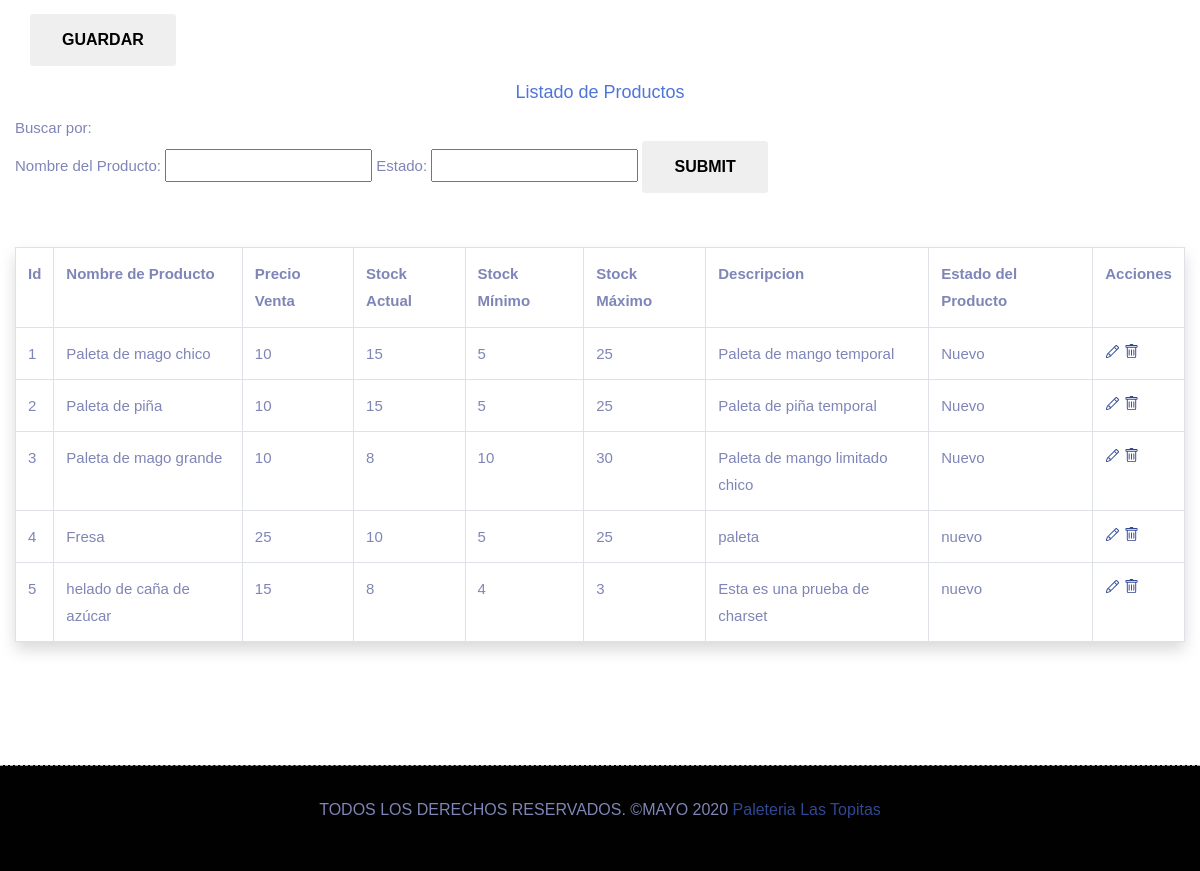
The app's page /productoEm.php (signed in, lower part), older data.
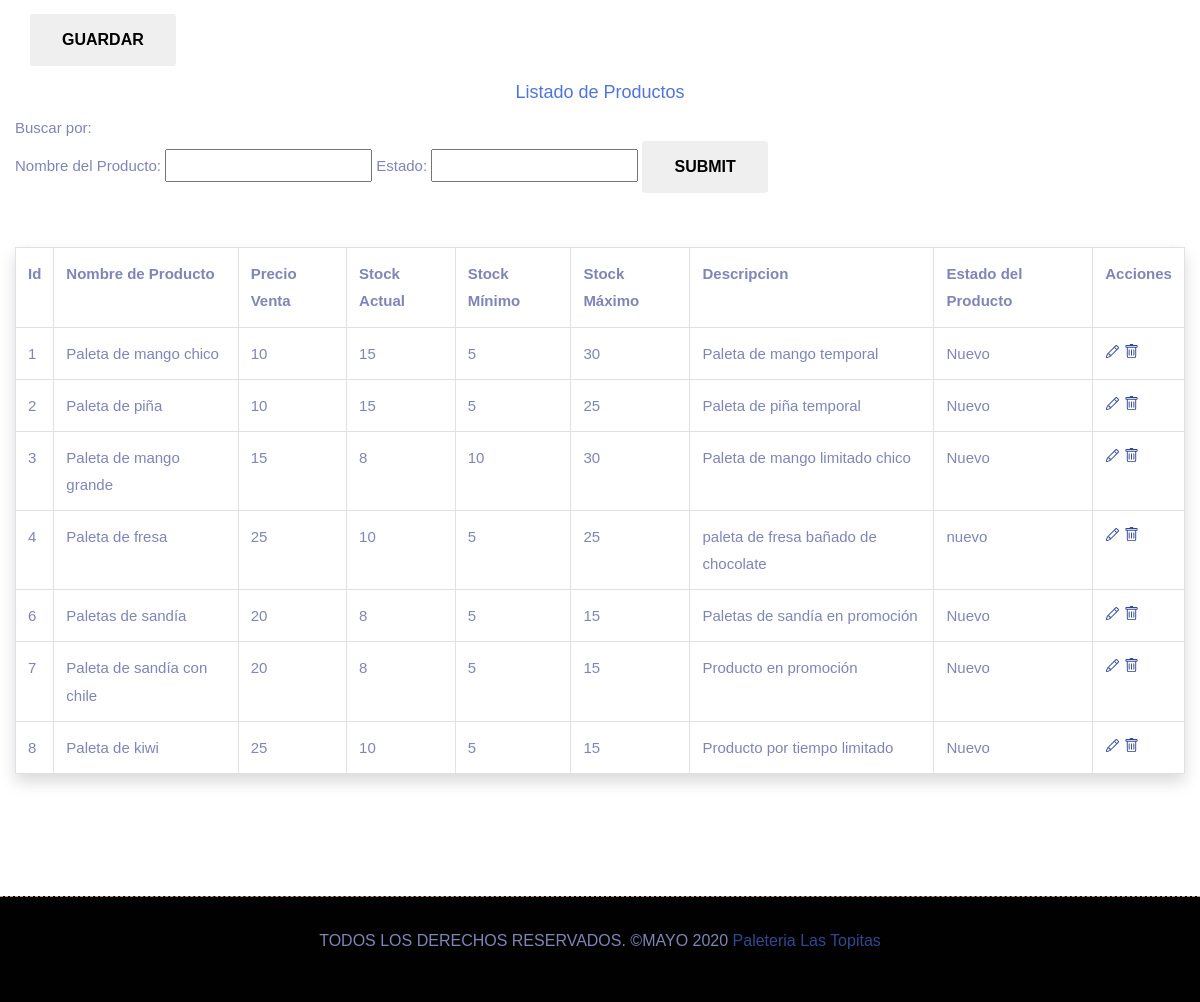
The same page, newer data.
### tables this page shows
CREATE TABLE `producto` (
  `idProducto` int(11) NOT NULL,
  `nombre` varchar(50) DEFAULT NULL,
  `precioVenta` int(5) DEFAULT NULL,
  `costoCompra` int(4) DEFAULT NULL,
  `stockActual` int(4) DEFAULT NULL,
  `stockMinimo` int(4) DEFAULT NULL,
  `stockMaximo` int(4) DEFAULT NULL,
  `descripcion` varchar(100) DEFAULT NULL,
  `estado` varchar(50) DEFAULT NULL
);

### views/productoEm.view.php (the view, shortened to what this page needs)
<!DOCTYPE html>
<html lang="en">
<head>
    <link rel="stylesheet" href="../css/bootstrap.min.css">
    <link rel="stylesheet" href="../css/style.css">
  <link rel="stylesheet" href="../css/responsive.css">
</head>
<body>
<br></br>
<br></br>
<div class="container-fluid ">
 <form method="post">
    <div class="form-group">
       <?php
        if(isset($_GET['editar']))
         {
       ?>
       <div class="col-12">
          <button type="submit" class="btn btncamf" name="actualizar">Actualizar</button>
         </div>
      <?php
     }
     else
     {
      ?>
      <div class="col-12">
        <button type="submit" class="btn btncamf" name="guardar">Guardar</button>
      </div>
      <?php
     }
     ?>
    </div>
 </form>
 <?php
include_once '../Cruds/Db.php';
if(isset($_POST['nombre']) or isset($_POST['estado']))
{
  $nombre = $_POST['nombre'];
  $estado = $_POST['estado'];
  if ($nombre<>""){
    $nombre= "'%" . $nombre. "%'";
    $filtro= "SELECT * FROM producto WHERE nombre like " . $nombre. "order by nombre";
  }elseif($estado<>""){
    $estado= "'%" . $estado. "%'";
    $filtro= "SELECT * FROM producto WHERE estado like " . $estado. "order by estado";
  }else{
    $filtro="SELECT * FROM producto order by nombre";
  }
}else{
  $filtro="SELECT * FROM producto order by idProducto";
}
    $SQL = $MySQLiconn->query($filtro);
?>
 <h3 class="textoTa text-center">Listado de Productos</h3>
 <div class="control-label tamla">
    Buscar por:
    <form method='post' action ='<?php echo $_SERVER["PHP_SELF"];?>'>
        Nombre del Producto:
        <input type='text' name ='nombre'>
	      Estado:
        <input type='text' name ='estado'>
        <input type='submit' class="btn btncamf">
    </form>
</div><BR></BR>
 <table class="table table-hover table-bordered shadow p-3 mb-5 bg-white rounded">
   <tr class="tabTit">
       <th>Id</th>
       <th>Nombre de Producto</th>
       <th>Precio Venta</th>
       <th>Stock Actual</th>
       <th>Stock Mínimo</th>
       <th>Stock Máximo</th>
       <th>Descripcion</th>
       <th>Estado del Producto</th>
       <th>Acciones</th>
    </tr>
   <?php
   while($row=$SQL->fetch_array())
   {
    ?>
       <tr class="tabCont">
         <td><?php echo $row['idProducto']; ?></td>
         <td><?php echo $row['nombre']; ?></td>
         <td><?php echo $row['precioVenta']; ?></td>
         <td><?php echo $row['stockActual']; ?></td>
         <td><?php echo $row['stockMinimo']; ?></td>
         <td><?php echo $row['stockMaximo']; ?></td>
         <td><?php echo $row['descripcion']; ?></td>
         <td><?php echo $row['estado']; ?></td>
         <td>
           <a href="?editar=<?php
            echo $row['idProducto'];
             ?>" onclick="return confirm('¿Deseas Editarlo ?'); ">
           </a>
           <a href="?eliminar=<?php echo $row['idProducto']; ?>" onclick="return confirm('¿Seguro deseas eliminarlo?'); ">
         </a>
       </td>
       </tr>
       <?php
   }
   ?>
 </table>
</div><br><br>
<div class="copyright">
			<div class="container">
				<div class="row">
					<div class="col-lg-12">
						<p class="company-name">TODOS LOS DERECHOS RESERVADOS. &copy;MAYO 2020 <a href="#">Paleteria Las Topitas</a>
					</div>
				</div>
			</div>
		</div>
</body>
</html>

Row changes from the older to the newer data that the page shows:
removed producto: idProducto "5", nombre "helado de caña de azúcar", precioVenta "15", stockActual "8", stockMinimo "4", stockMaximo "3", descripcion "Esta es una prueba de charset", estado "nuevo"
changed producto "Paleta de mango temporal": nombre "Paleta de mago chico" → "Paleta de mango chico"; stockMaximo "25" → "30"
changed producto "Paleta de mango limitado chico": nombre "Paleta de mago grande" → "Paleta de mango grande"; precioVenta "10" → "15"
changed producto "nuevo": nombre "Fresa" → "Paleta de fresa"; descripcion "paleta" → "paleta de fresa bañado de chocolate"
added producto: idProducto "6", nombre "Paletas de sandía", precioVenta "20", stockActual "8", stockMinimo "5", stockMaximo "15", descripcion "Paletas de sandía en promoción", estado "Nuevo"
added producto: idProducto "7", nombre "Paleta de sandía con chile", precioVenta "20", stockActual "8", stockMinimo "5", stockMaximo "15", descripcion "Producto en promoción", estado "Nuevo"
added producto: idProducto "8", nombre "Paleta de kiwi", precioVenta "25", stockActual "10", stockMinimo "5", stockMaximo "15", descripcion "Producto por tiempo limitado", estado "Nuevo"
